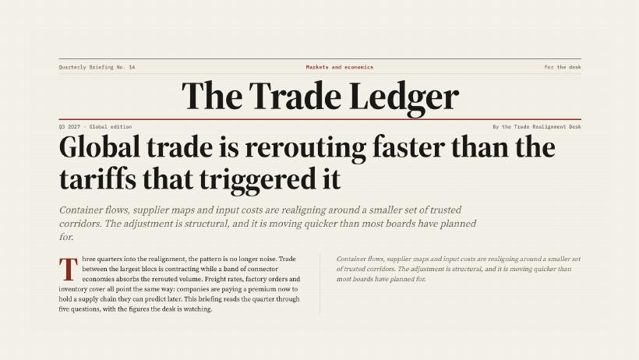
#> input picture assets/examples/broadsheet.jpg, 639 x 360 px, given in place of _full.png, which was not available
$ python shoot-review.py ../assets/examples/broadsheet.jpg 5
#> lines starting #> are read from the running program, lines starting #| are printed output that depends on the picture; pictures that were not available may be replaced by others from this repository, and a replacement may not be noted
#!/usr/bin/env python3
"""Screenshot decks per-slide + build a contact sheet for visual review.
Usage: shoot-review.py <deck-html-basename-without-ext> <slide-count>
Outputs to /tmp/ss-review/<name>/slide-NN.png and /tmp/ss-review/<name>-contact.png
"""
import subprocess, sys, math
from pathlib import Path
from PIL import Image

Image.MAX_IMAGE_PIXELS = None
REPO = Path(__file__).resolve().parent.parent
name, n = sys.argv[1], int(sys.argv[2])
HTML = REPO / "scripts" / f"{name}.html"
OUT = Path("/tmp/ss-review") / name
OUT.mkdir(parents=True, exist_ok=True)
SLIDE_W, SLIDE_H, STRIDE = 1920, 1080, 1104
FULL_H = n * STRIDE
BRAVE = "/Applications/Brave Browser.app/Contents/MacOS/Brave Browser"
FULL = OUT / "_full.png"

cmd = [BRAVE, "--headless=new", "--disable-gpu", "--hide-scrollbars",
       "--force-device-scale-factor=1",
       f"--window-size={SLIDE_W},{FULL_H}",
       "--virtual-time-budget=40000",
       f"--screenshot={FULL}", HTML.as_uri()]
print(f"shooting {name} ({n} slides)...")
subprocess.run(cmd, check=True, capture_output=True)
#> (this line was passed over: subprocess is not available in this run)
img = Image.open(FULL).convert("RGB")
#> img is the input picture: PIL image 639x360 RGB; mean R, G, B 230.9, 227.7, 220.3
print("  full:", img.size)
#|   full: (639, 360)

slides = []
for i in range(n):
    top = i * STRIDE
    crop = img.crop((0, top, SLIDE_W, top + SLIDE_H))
    p = OUT / f"slide-{i+1:02d}.png"
    crop.save(p)
    slides.append(crop)
#> this loop made 5 passes
#> pass 1, `crop = img.crop((0, top, SLIDE_W, top + SLIDE_H))`:
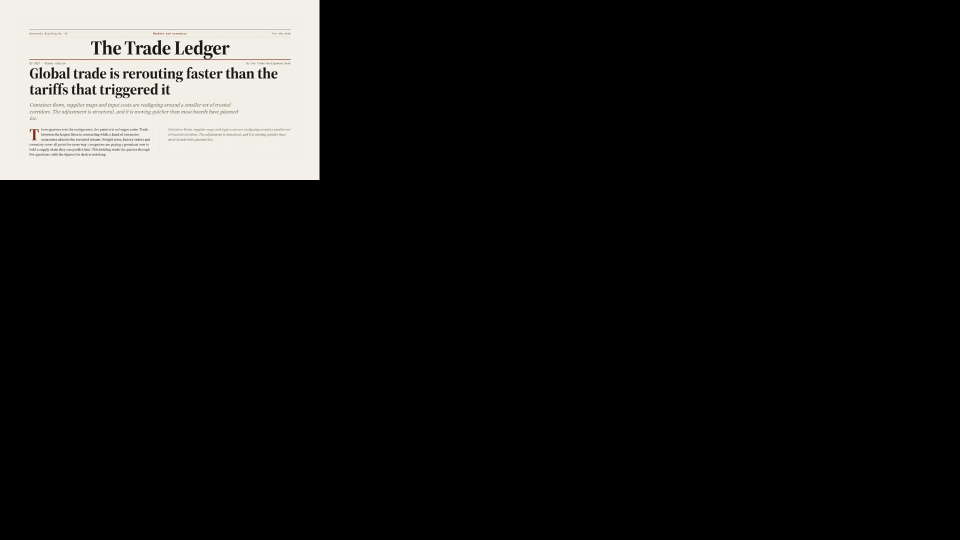
#> crop: PIL image 1920x1080 RGB (shown at 1/2 size); mean R, G, B 25.6, 25.3, 24.4
#> after the loop, slides = 5 items

# contact sheet: 2 columns, thumbs at 760px wide
cols = 2
tw = 760
th = int(tw * SLIDE_H / SLIDE_W)
rows = math.ceil(n / cols)
pad = 16
sheet = Image.new("RGB", (cols * tw + (cols + 1) * pad, rows * th + (rows + 1) * pad), (40, 40, 40))
#> sheet: PIL image 1568x1345 RGB; every value is 40
for i, s in enumerate(slides):
    t = s.resize((tw, th))
    r, c = divmod(i, cols)
    x = pad + c * (tw + pad)
    y = pad + r * (th + pad)
    sheet.paste(t, (x, y))
#> this loop made 5 passes
#> (r, c, x, y) on passes 1 to 5: (0, 0, 16, 16), (0, 1, 792, 16), (1, 0, 16, 459), (1, 1, 792, 459), (2, 0, 16, 902)
#> pass 1, `t = s.resize((tw, th))`:
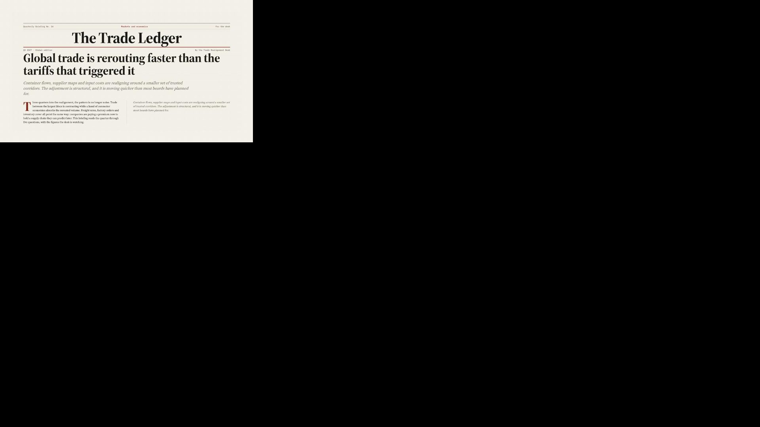
#> t: PIL image 760x427 RGB; mean R, G, B 25.6, 25.3, 24.4
#> after the loop:
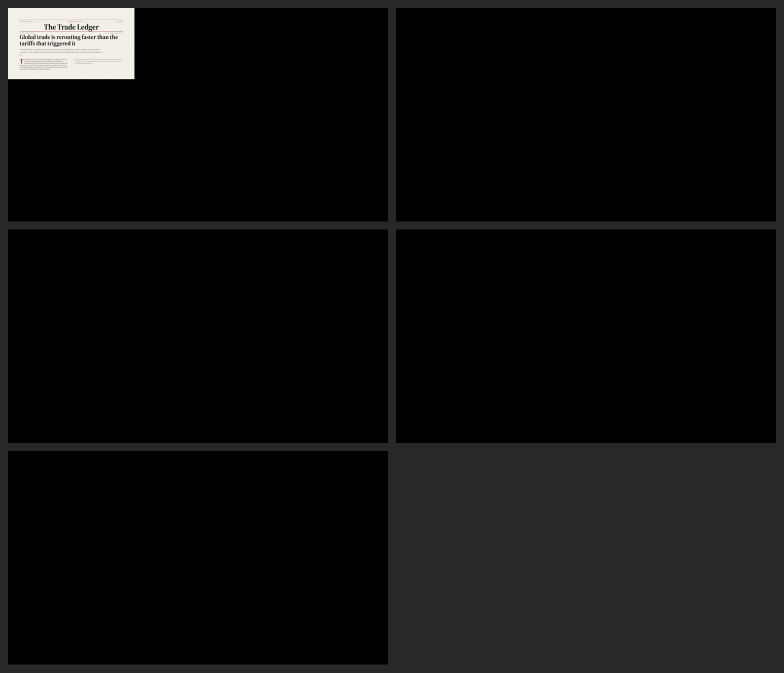
#> sheet: PIL image 1568x1345 RGB (shown at 1/2 size); mean R, G, B 13.2, 13.1, 13
contact = Path("/tmp/ss-review") / f"{name}-contact.png"
sheet.save(contact)
print("  contact:", contact, sheet.size)
#> (printed output is left out)
FULL.unlink(missing_ok=True)
